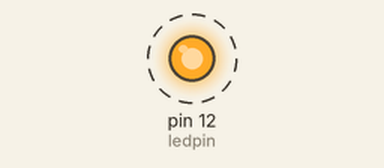
Simulated run of this sketch. Board: Arduino Uno, built with avr-gcc and run on an emulated ATmega328P. Shown: output pins drawn as LEDs (lit = HIGH). Dashed ring = blinking.

Above: at 0.5 s.
Timing chart, 0 to 4.6 s (numbered marks = the images above):
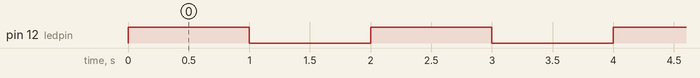

The sketch:

assignment.ino
```cpp
int ledpin = 12;
int ledblink = 4;
int i;
//make led blink for a number of times
void setup() {
  pinMode(ledpin, OUTPUT);
}

void loop() {

  for (i = 1; i <= ledblink; i = i + 1 ) {
    digitalWrite(ledpin, HIGH);
    delay(1000);

    digitalWrite(ledpin, LOW);
    delay(1000);

  }
}
```

Measured:
- by itself, pin 12 (ledpin): alternates HIGH for 1.0 s and LOW for 1.0 s
